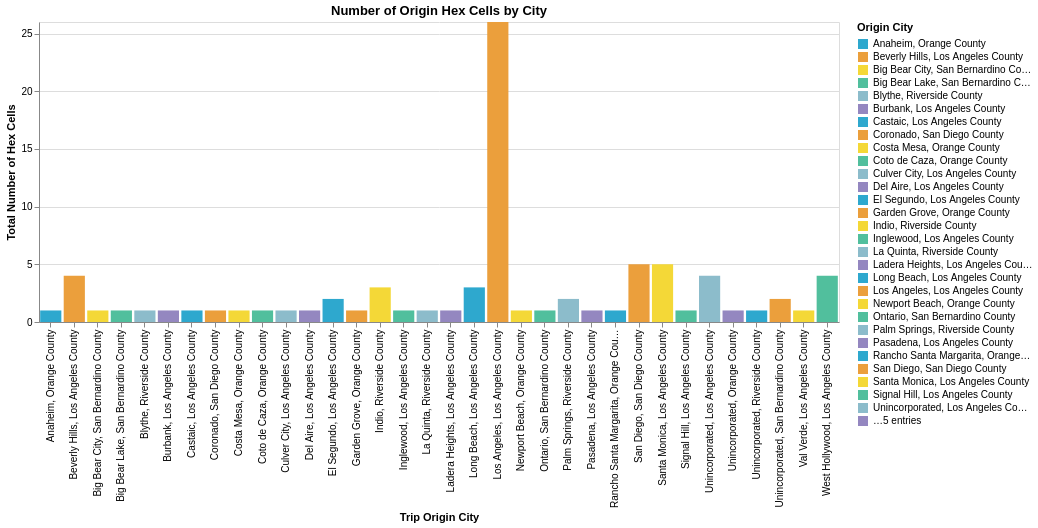

Source (notebook cell):
### Code cell
alt.Chart(n_hexcells).mark_bar().encode(
    x=alt.X("Origin City:O", title = "Trip Origin City"),
    y=alt.Y("Number of Hex Cell Origins:Q", title="Total Number of Hex Cells"),
    color=alt.Color("Origin City:N", scale=alt.Scale(range=cp.CALITP_CATEGORY_BRIGHT_COLORS)),
    tooltip = ['Origin City', 'Number of Hex Cell Origins']
    ).properties(
    width=800,  
    height=300,
    title='Number of Origin Hex Cells by City')

### Figure 1 — Vega-Lite specification as saved in the notebook (floating-point values rounded to 4 significant figures)
{"config": {"view": {"continuousWidth": 300, "continuousHeight": 300}}, "data": {"name": "data-94ea7cd7e8660b84c467668718ee4bbb"}, "mark": {"type": "bar"}, "encoding": {"color": {"field": "Origin City", "scale": {"range": ["#2EA8CE", "#EB9F3C", "#F4D837", "#51BF9D", "#8CBCCB", "#9487C0"]}, "type": "nominal"}, "tooltip": [{"field": "Origin City", "type": "nominal"}, {"field": "Number of Hex Cell Origins", "type": "quantitative"}], "x": {"field": "Origin City", "title": "Trip Origin City", "type": "ordinal"}, "y": {"field": "Number of Hex Cell Origins", "title": "Total Number of Hex Cells", "type": "quantitative"}}, "height": 300, "title": "Number of Origin Hex Cells by City", "width": 800, "$schema": "https://vega.github.io/schema/vega-lite/v6.1.0.json", "datasets": {"data-94ea7cd7e8660b84c467668718ee4bbb": [{"Origin City": "Anaheim, Orange County", "Number of Hex Cell Origins": 1}, {"Origin City": "Beverly Hills, Los Angeles County", "Number of Hex Cell Origins": 4}, {"Origin City": "Big Bear City, San Bernardino County", "Number of Hex Cell Origins": 1}, {"Origin City": "Big Bear Lake, San Bernardino County", "Number of Hex Cell Origins": 1}, {"Origin City": "Blythe, Riverside County", "Number of Hex Cell Origins": 1}, {"Origin City": "Burbank, Los Angeles County", "Number of Hex Cell Origins": 1}, {"Origin City": "Castaic, Los Angeles County", "Number of Hex Cell Origins": 1}, {"Origin City": "Coronado, San Diego County", "Number of Hex Cell Origins": 1}, {"Origin City": "Costa Mesa, Orange County", "Number of Hex Cell Origins": 1}, {"Origin City": "Coto de Caza, Orange County", "Number of Hex Cell Origins": 1}, {"Origin City": "Culver City, Los Angeles County", "Number of Hex Cell Origins": 1}, {"Origin City": "Del Aire, Los Angeles County", "Number of Hex Cell Origins": 1}, {"Origin City": "El Segundo, Los Angeles County", "Number of Hex Cell Origins": 2}, {"Origin City": "Garden Grove, Orange County", "Number of Hex Cell Origins": 1}, {"Origin City": "Indio, Riverside County", "Number of Hex Cell Origins": 3}, {"Origin City": "Inglewood, Los Angeles County", "Number of Hex Cell Origins": 1}, {"Origin City": "La Quinta, Riverside County", "Number of Hex Cell Origins": 1}, {"Origin City": "Ladera Heights, Los Angeles County", "Number of Hex Cell Origins": 1}, {"Origin City": "Long Beach, Los Angeles County", "Number of Hex Cell Origins": 3}, {"Origin City": "Los Angeles, Los Angeles County", "Number of Hex Cell Origins": 26}, {"Origin City": "Newport Beach, Orange County", "Number of Hex Cell Origins": 1}, {"Origin City": "Ontario, San Bernardino County", "Number of Hex Cell Origins": 1}, {"Origin City": "Palm Springs, Riverside County", "Number of Hex Cell Origins": 2}, {"Origin City": "Pasadena, Los Angeles County", "Number of Hex Cell Origins": 1}, {"Origin City": "Rancho Santa Margarita, Orange County", "Number of Hex Cell Origins": 1}, {"Origin City": "San Diego, San Diego County", "Number of Hex Cell Origins": 5}, {"Origin City": "Santa Monica, Los Angeles County", "Number of Hex Cell Origins": 5}, {"Origin City": "Signal Hill, Los Angeles County", "Number of Hex Cell Origins": 1}, {"Origin City": "Unincorporated, Los Angeles County", "Number of Hex Cell Origins": 4}, {"Origin City": "Unincorporated, Orange County", "Number of Hex Cell Origins": 1}, {"Origin City": "Unincorporated, Riverside County", "Number of Hex Cell Origins": 1}, {"Origin City": "Unincorporated, San Bernardino County", "Number of Hex Cell Origins": 2}, {"Origin City": "Val Verde, Los Angeles County", "Number of Hex Cell Origins": 1}, {"Origin City": "West Hollywood, Los Angeles County", "Number of Hex Cell Origins": 4}]}}
